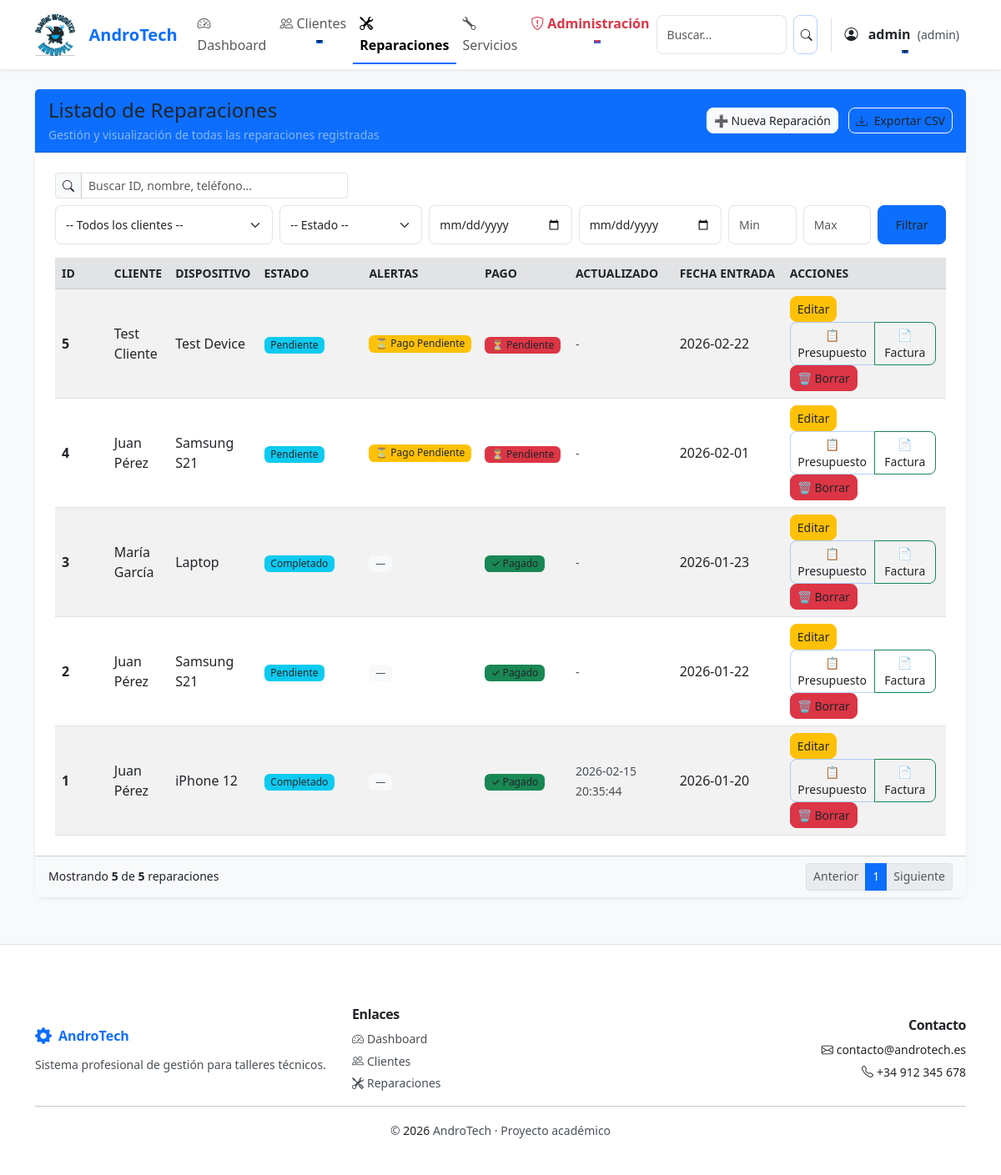
The page /reparaciones (signed in) on the database its author committed.
### tables this page shows
CREATE TABLE reparaciones (
    id INTEGER PRIMARY KEY AUTOINCREMENT,
    cliente_id INTEGER,
    dispositivo TEXT NOT NULL,
    descripcion TEXT,
    estado TEXT DEFAULT 'Pendiente',
    fecha_entrada TEXT,
    fecha_salida TEXT,
    precio REAL,
    tipo_documento TEXT DEFAULT 'presupuesto',
    estado_pago TEXT DEFAULT 'Pendiente',
    fecha_pago TEXT,
    metodo_pago TEXT,
    FOREIGN KEY (cliente_id) REFERENCES clientes(id)
);

CREATE TABLE clientes (
    id INTEGER PRIMARY KEY AUTOINCREMENT,
    nombre TEXT NOT NULL,
    telefono TEXT,
    email TEXT,
    direccion TEXT
);

CREATE TABLE reparaciones_historial (
                id INTEGER PRIMARY KEY AUTOINCREMENT,
                reparacion_id INTEGER NOT NULL,
                estado_anterior TEXT,
                estado_nuevo TEXT NOT NULL,
                fecha_cambio TEXT NOT NULL,
                usuario TEXT,
                FOREIGN KEY (reparacion_id) REFERENCES reparaciones(id)
            );

### app.py (the view, shortened to what this page needs)
@app.route("/reparaciones")
@login_required
def reparaciones():
    conn = get_db()
    cliente_id = request.args.get('cliente_id', '').strip()
    estado = request.args.get('estado', '').strip()
    desde = request.args.get('desde', '').strip()
    hasta = request.args.get('hasta', '').strip()
    precio_min = request.args.get('precio_min', '').strip()
    precio_max = request.args.get('precio_max', '').strip()
    q = request.args.get('q', '').strip()
    try:
        page = int(request.args.get('page', 1))
        if page < 1:
            page = 1
    except ValueError:
        page = 1
    per_page = 10
    offset = (page - 1) * per_page
    sql_base = "FROM reparaciones LEFT JOIN clientes ON clientes.id = reparaciones.cliente_id"
    where_clauses = []
    params = []
    if cliente_id:
        where_clauses.append("reparaciones.cliente_id = ?")
        params.append(cliente_id)
    if estado:
        where_clauses.append("reparaciones.estado = ?")
        params.append(estado)
    if desde:
        where_clauses.append("reparaciones.fecha_entrada >= ?")
        params.append(desde)
    if hasta:
        where_clauses.append("reparaciones.fecha_entrada <= ?")
        params.append(hasta)
    if precio_min:
        try:
            params.append(float(precio_min))
            where_clauses.append("reparaciones.precio >= ?")
        except ValueError:
            pass
    if precio_max:
        try:
            params.append(float(precio_max))
            where_clauses.append("reparaciones.precio <= ?")
        except ValueError:
            pass
    where_sql = (" WHERE " + " AND ".join(where_clauses)) if where_clauses else ""
    total_sql = "SELECT COUNT(*) " + sql_base + where_sql
    total = conn.execute(total_sql, tuple(params)).fetchone()[0]
    select_sql = "SELECT reparaciones.*, clientes.nombre AS cliente " + sql_base + where_sql + " ORDER BY fecha_entrada DESC LIMIT ? OFFSET ?"
    final_params = params + [per_page, offset]
    datos = conn.execute(select_sql, tuple(final_params)).fetchall()
    datos_enriquecidos = []
    for r in datos:
        r_dict = dict(r)
        ultima_actualizacion = conn.execute(
            "SELECT fecha_cambio FROM reparaciones_historial WHERE reparacion_id = ? ORDER BY fecha_cambio DESC LIMIT 1",
            (r_dict['id'],)
        ).fetchone()
        r_dict['ultima_actualizacion'] = ultima_actualizacion['fecha_cambio'] if ultima_actualizacion else None
        r_dict['alertas_info'] = calcular_alertas_reparacion(r_dict, r_dict['ultima_actualizacion'])
        datos_enriquecidos.append(r_dict)
    clientes = conn.execute("SELECT id, nombre FROM clientes ORDER BY nombre").fetchall()
    conn.close()
    filters = {}
    if cliente_id:
        filters['cliente_id'] = cliente_id
    if estado:
        filters['estado'] = estado
    if desde:
        filters['desde'] = desde
    if hasta:
        filters['hasta'] = hasta
    if precio_min:
        filters['precio_min'] = precio_min
    if precio_max:
        filters['precio_max'] = precio_max
    if q:
        filters['q'] = q
    filters_query = urllib.parse.urlencode(filters)
    total_pages = max(1, (total + per_page - 1) // per_page)
    mostrar_precios = session.get('rol') in ['admin', 'tecnico']
    return render_template("reparaciones.html", reparaciones=datos_enriquecidos, clientes=clientes, filters=filters, filters_query=filters_query, page=page, total_pages=total_pages, per_page=per_page, total=total, mostrar_precios=mostrar_precios, user_role=session.get('rol'))

### templates/reparaciones.html (shortened to what this page needs)
{% extends "base.html" %}
{% block content %}
<div class="row justify-content-center py-4">
    <div class="col-12">
        <div class="card shadow-sm border-0">
            <div class="card-header bg-primary text-white d-flex align-items-center justify-content-between">
                <div>
                    <h4 class="mb-0">Listado de Reparaciones</h4>
                    <small class="text-white-50">Gestión y visualización de todas las reparaciones registradas</small>
                </div>
                <div class="text-end">
                    <a href="/reparaciones/nueva" class="btn btn-light btn-sm text-primary">➕ Nueva Reparación</a>
                    <a href="{{ url_for('export_reparaciones', **request.args) }}" class="btn btn-outline-light btn-sm ms-2">
                        <i class="bi bi-download me-1"></i> Exportar CSV
                    </a>
                </div>
            </div>
            <div class="card-body">
                <form method="get" class="row g-2 mb-2">
                    <div class="col-md-4">
                        <div class="input-group input-group-sm">
                            <span class="input-group-text"><i class="bi bi-search"></i></span>
                            <input type="search" name="q" class="form-control" placeholder="Buscar ID, nombre, teléfono..." value="{{ filters.q if filters.q is defined else '' }}">
                        </div>
                    </div>
                </form>
                <form method="get" class="row g-2 mb-3">
                    <div class="col-sm-3">
                        <select name="cliente_id" class="form-select form-select-sm">
                            <option value="">-- Todos los clientes --</option>
                        </select>
                    </div>
                    <div class="col-sm-2">
                        <select name="estado" class="form-select form-select-sm">
                            <option value="">-- Estado --</option>
                        </select>
                    </div>
                    <div class="col-sm-2">
                        <input type="date" name="desde" class="form-control form-control-sm" placeholder="Desde" value="{{ filters.desde if filters.desde is defined else '' }}">
                    </div>
                    <div class="col-sm-2">
                        <input type="date" name="hasta" class="form-control form-control-sm" placeholder="Hasta" value="{{ filters.hasta if filters.hasta is defined else '' }}">
                    </div>
                    <div class="col-sm-1">
                        <input type="number" step="0.01" name="precio_min" class="form-control form-control-sm" placeholder="Min" value="{{ filters.precio_min if filters.precio_min is defined else '' }}">
                    </div>
                    <div class="col-sm-1">
                        <input type="number" step="0.01" name="precio_max" class="form-control form-control-sm" placeholder="Max" value="{{ filters.precio_max if filters.precio_max is defined else '' }}">
                    </div>
                    <div class="col-sm-1 d-grid">
                        <button class="btn btn-primary btn-sm" type="submit">Filtrar</button>
                    </div>
                </form>
                <div class="table-responsive">
                    <table class="table table-striped table-hover align-middle mb-0">
                        <thead class="table-secondary text-secondary small text-uppercase">
                        <tr>
                            <th scope="col" style="width:80px;">ID</th>
                            <th scope="col">Cliente</th>
                            <th scope="col">Dispositivo</th>
                            <th scope="col" style="width:140px;">Estado</th>
                            <th scope="col" style="width:110px;">Alertas</th>
                            <th scope="col" style="width:110px;">Pago</th>
                            <th scope="col" style="width:130px;">Actualizado</th>
                            <th scope="col" style="width:160px;">Fecha entrada</th>
                            <th scope="col" style="width:200px;">Acciones</th>
                        </tr>
                        </thead>
                        <tbody>
                        {% for r in reparaciones %}
                        <tr>
                            <td class="fw-semibold">{{ r.id }}</td>
                            <td>{{ r.cliente }}</td>
                            <td>{{ r.dispositivo }}</td>
                            <td>
                                <span class="badge bg-info text-dark">{{ r.estado }}</span>
                            </td>
                            <td>
                                {% if r.alertas_info.tiene_alertas %}
                                    <div class="d-flex gap-1 flex-wrap">
                                        {% for alerta in r.alertas_info.alertas %}
                                        <span class="badge bg-{{ alerta.color }} small" title="{{ alerta.mensaje }}">
                                            {{ alerta.icono }} {{ alerta.tipo|replace('_', ' ')|title }}
                                        </span>
                                        {% endfor %}
                                    </div>
                                {% else %}
                                    <span class="badge bg-light text-muted small">—</span>
                                {% endif %}
                            </td>
                            <td>
                                {% if r.estado_pago == 'Pagado' %}
                                    <span class="badge bg-success">✓ Pagado</span>
                                {% else %}
                                    <span class="badge bg-danger">⏳ Pendiente</span>
                                {% endif %}
                            </td>
                            <td>
                                {% if r.ultima_actualizacion %}
                                    <small class="text-muted">{{ r.ultima_actualizacion|strftime('%d/%m/%Y') }}</small>
                                {% else %}
                                    <small class="text-muted">-</small>
                                {% endif %}
                            </td>
                            <td>{{ r.fecha_entrada }}</td>
                            <td>
                                <a href="/reparaciones/editar/{{ r.id }}" class="btn btn-warning btn-sm me-1">Editar</a>
                                <div class="btn-group btn-group-sm me-1" role="group">
                                    <a href="/reparaciones/pdf/{{ r.id }}?tipo=presupuesto" class="btn btn-outline-primary" target="_blank" title="Descargar presupuesto">📋 Presupuesto</a>
                                    <a href="/reparaciones/pdf/{{ r.id }}?tipo=factura" class="btn btn-outline-success" target="_blank" title="Descargar factura">📄 Factura</a>
                                </div>
                                {% if user_role == 'admin' %}
                                <button type="button" class="btn btn-danger btn-sm" data-bs-toggle="modal" data-bs-target="#confirmBorrarModal"
                                        onclick="setConfirmData('/reparaciones/borrar/{{ r.id }}', 'Borrar Reparación', '¿Estás seguro de que deseas borrar esta reparación (#{{ r.id }})? Esta acción no se puede deshacer.')">
                                    🗑️ Borrar
                                </button>
                                {% endif %}
                            </td>
                        </tr>
                        {% endfor %}
                        </tbody>
                    </table>
                </div>
            </div>
            <div class="card-footer bg-light small text-muted">
                <div class="d-flex justify-content-between align-items-center">
                    <div>Mostrando <strong>{{ reparaciones|length }}</strong> de <strong>{{ total }}</strong> reparaciones</div>
                    <div>
                        <nav aria-label="Paginacion">
                            <ul class="pagination pagination-sm mb-0">
                                <li class="page-item {% if page <= 1 %}disabled{% endif %}">
                                    <a class="page-link" href="?page={{ page-1 }}{% if filters_query %}&{{ filters_query }}{% endif %}">Anterior</a>
                                </li>
                                {% for p in range(1, total_pages+1) %}
                                <li class="page-item {% if p == page %}active{% endif %}"><a class="page-link" href="?page={{ p }}{% if filters_query %}&{{ filters_query }}{% endif %}">{{ p }}</a></li>
                                {% endfor %}
                                <li class="page-item {% if page >= total_pages %}disabled{% endif %}">
                                    <a class="page-link" href="?page={{ page+1 }}{% if filters_query %}&{{ filters_query }}{% endif %}">Siguiente</a>
                                </li>
                            </ul>
                        </nav>
                    </div>
                </div>
            </div>
        </div>
    </div>
</div>
{% endblock %}

### rows shown on the page
reparaciones: id "5", cliente "Test Cliente", dispositivo "Test Device", estado "Pendiente", icono "⏳", tipo "Pago Pendiente", estado_pago "⏳ Pendiente", fecha_entrada "2026-02-22"
reparaciones: id "4", cliente "Juan Pérez", dispositivo "Samsung S21", estado "Pendiente", icono "⏳", tipo "Pago Pendiente", estado_pago "⏳ Pendiente", fecha_entrada "2026-02-01"
reparaciones: id "3", cliente "María García", dispositivo "Laptop", estado "Completado", estado_pago "✓ Pagado", fecha_entrada "2026-01-23"
reparaciones: id "2", cliente "Juan Pérez", dispositivo "Samsung S21", estado "Pendiente", estado_pago "✓ Pagado", fecha_entrada "2026-01-22"
clientes: cliente "Juan Pérez"
reparaciones: dispositivo "iPhone 12", estado "Completado", fecha_entrada "2026-01-20"
reparaciones_historial: ultima_actualizacion|strftime "2026-02-15 20:35:44"

### other values the page prints
{{ session.usuario }} "admin"
{{ session.rol }} "admin"
{{ r.id }} "1"
{{ reparaciones|length }} "5"
{{ total }} "5"
{{ p }} "1"
